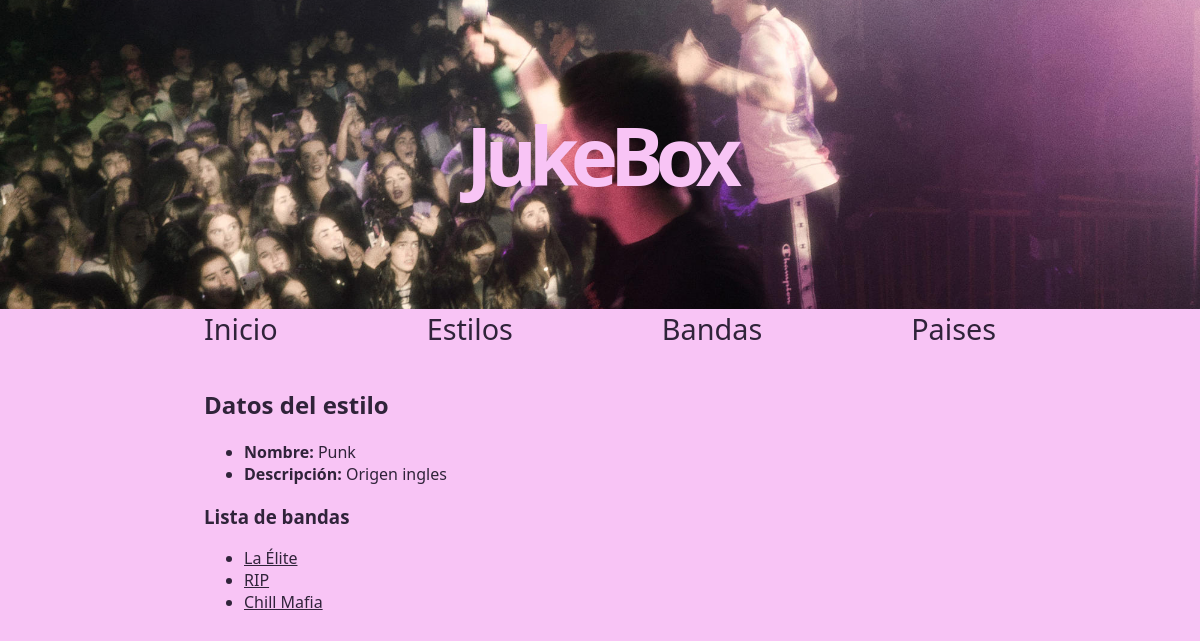
Screenshot of /estilos/3/ with the database file from the repository.
### appJukeBox/models.py (models this page shows, shortened)
class Estilo(models.Model):
    nombre = models.CharField(max_length=50)
    descripcion = models.TextField()

class Banda(models.Model):
    nombre = models.CharField(max_length=100)
    pais = models.ForeignKey(Pais, on_delete=models.SET_NULL, null=True)
    descripcion = models.TextField()
    estilos = models.ManyToManyField(Estilo)
    imagen = models.ImageField(null=True, blank=True ,upload_to="images/")

### appJukeBox/views.py (the view)
# urls.py: path('estilos/<int:estilo_id>/', views.show_estilo, name='estilo'),
def show_estilo(request, estilo_id):
	estilo = get_object_or_404(Estilo, pk=estilo_id)
	bandas = estilo.banda_set.all()
	context = {'bandas': bandas, 'estilo': estilo}
	return render(request, "estilo.html", context)

### appJukeBox/templates/estilo.html (shortened to what this page needs)
{% extends "base.html" %}
{% block contenido %}
    <h2>Datos del estilo</h2>
    {% if estilo %}
            <ul>
                <li>
                    <b>Nombre:</b>
                    {{estilo.nombre}}
                </li>
                <li>
                    <b>Descripción:</b>
                    {{ estilo.descripcion}}
                </li>
            </ul>
            <h3>Lista de bandas</h3>
            {% if bandas %}
            <ul>
                {% for b in bandas %}
                <li>
                    <a href="/bandas/{{ b.id }}">{{ b.nombre}}</a>
                </li>
                {% endfor %}
            </ul>
            {% else %}
                No hay bandas dentro de este estilo
            {% endif %}
    {% else %}
        <p>No existe este estilo.</p>
    {% endif %}
{% endblock %}

### appJukeBox/static/css/estilos.css (style rules this page uses)
body { font-family: system-ui; padding: 0px; margin: 0px; border: 0px; background-color: rgb(248, 196, 245); color: rgb(48, 35, 58); }
a { color: rgb(48, 35, 58); }

### rows the page displays
Estilo: nombre "Punk", descripcion "Origen ingles"
Banda: nombre "La Élite"
Banda: nombre "RIP"
Banda: nombre "Chill Mafia"
